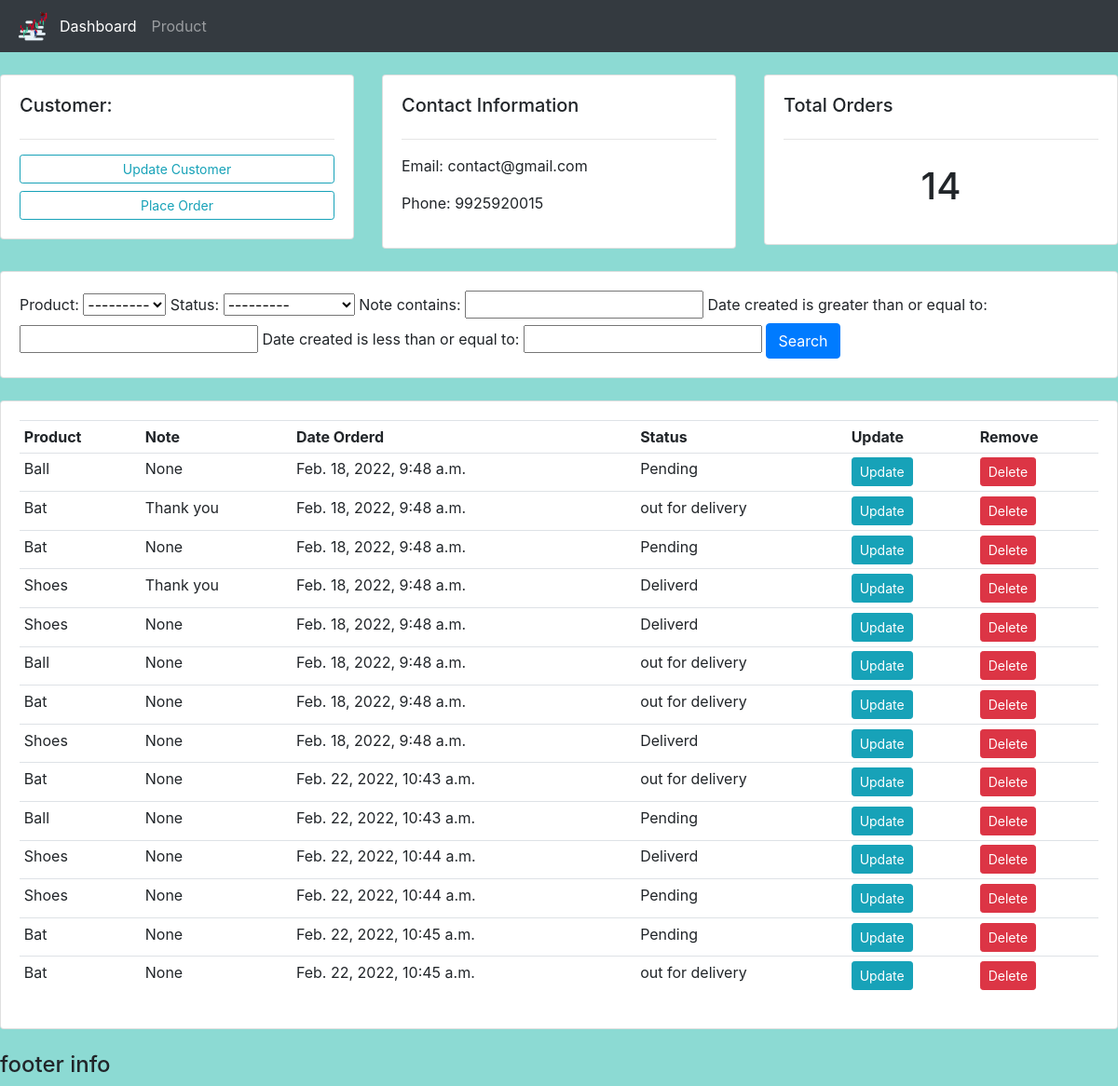
The app's page /c_customer/1/ with its own data.
### account/models.py (models this page shows, shortened)
class Customer(models.Model):
    name = models.CharField(max_length=100)
    phone = models.IntegerField(blank=False)
    email = models.CharField(max_length=100, null= True)
    date_created = models.DateTimeField(auto_now_add=True)

class Order(models.Model):
    STATUS =(
        ('Pending', 'Pending'),
        ('out for delivery', 'Out for Delivery'),
        ('Deliverd', 'Deliverd'),
    )
    customer = models.ForeignKey(Customer, on_delete=models.SET_NULL, null=True)
    product = models.ForeignKey(Product, on_delete=models.SET_NULL, null=True)
    date_created = models.DateTimeField(auto_now_add=True, null=True)
    status = models.CharField(max_length=100, choices=STATUS, default='')
    note = models.CharField(max_length=1000, null=True)

class Product(models.Model):
	CATEGORY = (
			('Indoor', 'Indoor'),
			('Out Door', 'Out Door'),
			)
	name = models.CharField(max_length=200, null=True)
	price = models.FloatField(null=True)
	category = models.CharField(max_length=200, null=True, choices=CATEGORY)
	description = models.CharField(max_length=200, null=True, blank=True)
	date_created = models.DateTimeField(auto_now_add=True, null=True)
	tags = models.ManyToManyField(Tag)
	def __str__(self):
		return self.name

### account/views.py (the view)
# urls.py: path('c_customer/<str:pk_test>/', views.CustomerView.as_view(), name='customer'),
class CustomerView(View):
	def get(self, request, pk_test):
		customer = Customer.objects.get(id=pk_test)
		orders = customer.order_set.all()
		order_count = orders.count()
		myFilter = OrderFilter(request.GET, queryset=orders)
		orders = myFilter.qs
		context = {'customer':customer, 'orders':orders, 'order_count':order_count,
		'myFilter':myFilter}
		return render(request, 'account/customer.html',context)

### account/templates/account/customer.html
{%  extends 'account/main.html' %}
{% block content %}
	<br>
<div class="row">
	<div class="col-md">
		<div class="card card-body">
			<h5>Customer:</h5>
			<hr>
			<a class="btn btn-outline-info  btn-sm btn-block" href="">Update Customer</a>
			<a class="btn btn-outline-info  btn-sm btn-block" href="{% url 'create_order' customer.id %}">Place Order</a>
		</div>
	</div>
	<div class="col-md">
		<div class="card card-body">
			<h5>Contact Information</h5>
			<hr>
			<p>Email: {{customer.email}}</p>
			<p>Phone: {{customer.phone}}</p>
		</div>
	</div>
	<div class="col-md">
		<div class="card card-body">
			<h5>Total Orders</h5>
			<hr>
			<h1 style="text-align: center;padding: 10px">{{order_count}}</h1>
		</div>
	</div>
</div>
<br>
<div class="row">
	<div class="col">
		<div class="card card-body">
			<form method="get">
				{{myFilter.form}}
		    <button class="btn btn-primary" type="submit">Search</button>
		  </form>
		</div>
	</div>
</div>
<br>
<div class="row">
	<div class="col-md">
		<div class="card card-body">
			<table class="table table-sm">
				<tr>
					<th>Product</th>
					<th>Note</th>
					<th>Date Orderd</th>
					<th>Status</th>
					<th>Update</th>
					<th>Remove</th>
				</tr>
				{% for order in orders %}
				<tr>
					<td>{{order.product}}</td>
					<td>{{order.note}}</td>
					<td>{{order.date_created}}</td>
					<td>{{order.status}}</td>
					<td><a class="btn btn-sm btn-info" href="{% url 'update_order' order.id %}">Update</a></td>
					<td><a class="btn btn-sm btn-danger" href="{% url 'delete_order' order.id %}">Delete</a></td>
				</tr>
				{% endfor %}
			</table>
		</div>
	</div>
</div>
{% endblock %}

### static/css/main.css (style rules this page uses)
body { background-color: #8cdad3; }

### records on screen
Customer: email "contact@gmail.com", phone "9925920015"
Order: product "Ball", note "None", date_created "Feb. 18, 2022, 9:48 a.m.", status "Pending"
Order: product "Bat", note "Thank you", date_created "Feb. 18, 2022, 9:48 a.m.", status "out for delivery"
Order: product "Bat", note "None", date_created "Feb. 18, 2022, 9:48 a.m.", status "Pending"
Order: product "Shoes", note "Thank you", date_created "Feb. 18, 2022, 9:48 a.m.", status "Deliverd"
Order: product "Shoes", note "None", date_created "Feb. 18, 2022, 9:48 a.m.", status "Deliverd"
Order: product "Ball", note "None", date_created "Feb. 18, 2022, 9:48 a.m.", status "out for delivery"
Order: product "Bat", note "None", date_created "Feb. 18, 2022, 9:48 a.m.", status "out for delivery"
Order: product "Shoes", note "None", date_created "Feb. 18, 2022, 9:48 a.m.", status "Deliverd"
Order: product "Bat", note "None", date_created "Feb. 22, 2022, 10:43 a.m.", status "out for delivery"
Order: product "Ball", note "None", date_created "Feb. 22, 2022, 10:43 a.m.", status "Pending"
Order: product "Shoes", note "None", date_created "Feb. 22, 2022, 10:44 a.m.", status "Deliverd"
Order: product "Shoes", note "None", date_created "Feb. 22, 2022, 10:44 a.m.", status "Pending"
Order: product "Bat", note "None", date_created "Feb. 22, 2022, 10:45 a.m.", status "Pending"
Order: product "Bat", note "None", date_created "Feb. 22, 2022, 10:45 a.m.", status "out for delivery"

### other values on screen
{{ order_count }} "14"
